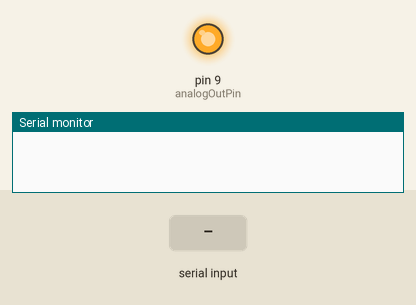
This sketch was run on a simulated Arduino Uno, built with avr-gcc and run on an emulated ATmega328P. Parts: output pins drawn as LEDs (lit = HIGH), the last lines printed to the serial monitor. The inputs (shaded band) are chosen by the test bench.

Above: at 1.2 s.
1.3 s: "90,45\n" received over Serial
At 2.0 s:
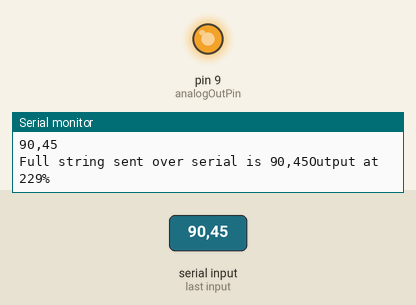
2.8 s: "30,150\n" received over Serial
At 3.2 s:
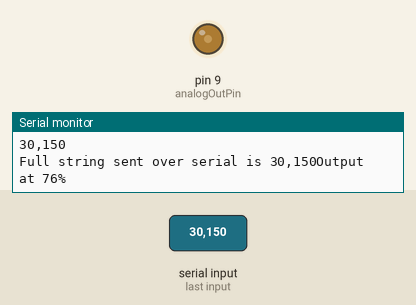
4.3 s: "5\n" received over Serial
At 5.2 s:
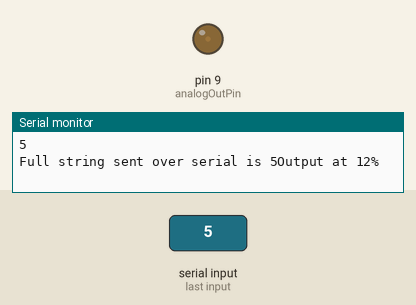
5.8 s: "90\n" received over Serial
At 6.4 s:
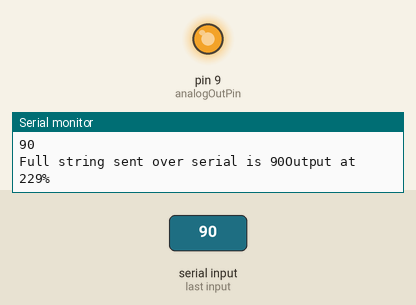
Timing chart, 0 to 8.3 s (numbered marks = the images above; inputs shaded):
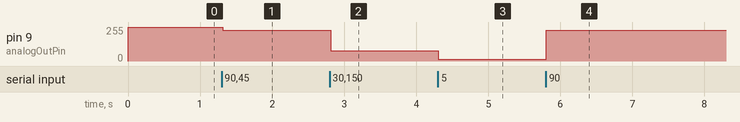

The sketch:

loadmonitor.ino
```cpp
// loadmonitor.ino /////////////////////////////////////////////////////////////
// Arduino-side code that recieves the info about what the current load ////////
// on the pi is via serial, then hopefully converts it to a number and dims ////
// a led based on that value ///////////////////////////////////////////////////
////////////////////////////////////////////////////////////////////////////////


// These constants won't change.  They're used to give names
// to the pins used:
const int analogOutPin = 9;
// Analog output pin that the LED is attached to
int incomingByte = 0;
// for incoming serial data
int outputValue = 255;
// value output to the PWM (analog out)
float loadValue = 100.0;
String inString = "";
// string to hold input

void setup() {
  // initialize serial communications at 9600 bps:
  Serial.begin(9600);
}

void loop() {
	// send data only when you receive data:
	if (Serial.available() > 0)
	{

		// read the incoming byte:
		incomingByte = Serial.read();
		// say what you got:
		//Serial.println(incomingByte, DEC);
		//Serial.println(incomingByte, BIN);

		//Serial.print("I received: ");
		//loadValue = Serial.parseFloat();
		if(char(incomingByte) == '\n')
		{	Serial.print("\n");
			Serial.print("Full string sent over serial is ");
			Serial.print(inString);
			loadValue = inString.toInt();

			outputValue = int(float(loadValue)*2.55);
			inString = "";
			Serial.print("Output at ");
			Serial.print(outputValue);
			Serial.print("%\n");
		}
		else
		{
			Serial.print(char(incomingByte));
			inString.concat(char(incomingByte));
		}

	}
	// map it to the range of the analog out:
	// change the analog out value:
	analogWrite(analogOutPin, outputValue);

	// wait 2 milliseconds before the next loop
	// for the analog-to-digital converter to settle
	// after the last reading:
	delay(2);
}
```

Measured:
- after the input at 1.3 s, pin 9 (analogOutPin): 255/255 → 229/255 at once
- after the input at 2.8 s, pin 9 (analogOutPin): 229/255 → 76/255 at once
- after the input at 4.3 s, pin 9 (analogOutPin): 76/255 → 12/255 at once
- after the input at 5.8 s, pin 9 (analogOutPin): 12/255 → 229/255 at once
